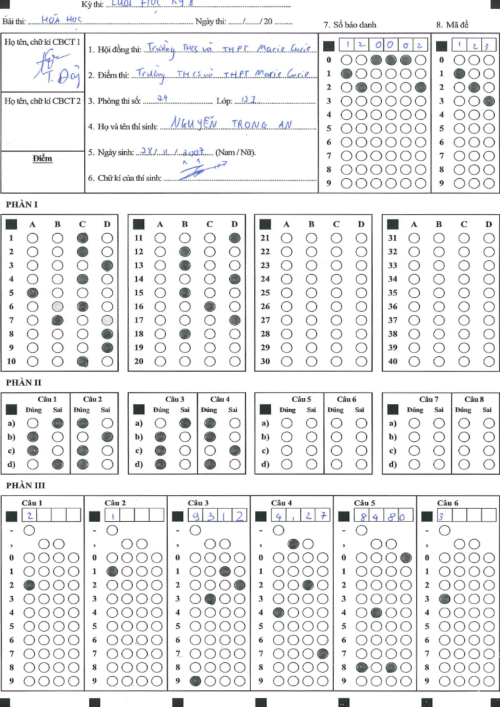
#> input picture python/test.jpg, 1000 x 1414 px (shown at 1/2 size)
$ python -i partThree.py   (imports and definitions only)
#> lines starting #> are read from the running program, lines starting #| are printed output that depends on the picture
import cv2
import numpy as np

def find_darkest_circle_per_column(roi_gray, rows=12, cols=4, binary_thresh=150, threshold_diff=10.0, mean_val_thresh=200):
    """
    Tìm các hàng có hình tròn tô đậm nhất trong mỗi cột.
    Cho phép ghi nhận nhiều ô nếu mức độ đậm gần nhau.
    """
    h, w = roi_gray.shape
    cell_h = h // rows
    cell_w = w // cols

    row_to_letter = ['-', ',', '0', '1', '2', '3', '4', '5', '6', '7', '8', '9']
    result = []
    debug_circles = []

    for col in range(cols):
        candidates = []
        for row in range(rows):
            x1 = col * cell_w
            x2 = (col + 1) * cell_w
            y1 = row * cell_h
            y2 = (row + 1) * cell_h

            cell = roi_gray[y1:y2, x1:x2]
            cell_blur = cv2.GaussianBlur(cell, (3, 3), 0)
            ret, cell_thresh = cv2.threshold(cell_blur, binary_thresh, 255, cv2.THRESH_BINARY_INV)

            circles = cv2.HoughCircles(cell_thresh, cv2.HOUGH_GRADIENT, dp=1.2,
                                       minDist=cell_h // 2,
                                       param1=30, param2=8,
                                       minRadius=5, maxRadius=cell_h // 2)
            if circles is not None and len(circles[0]) > 0:
                c = np.round(circles[0, 0]).astype("int")
                x, y, r = c
                mask = np.zeros_like(cell)
                cv2.circle(mask, (x, y), r, 255, -1)
                mean_val = cv2.mean(cell, mask=mask)[0]
                if mean_val < mean_val_thresh:
                    candidates.append((row, mean_val, (x + x1, y + y1, r)))

        if not candidates:
            result.append([])
        else:
            candidates.sort(key=lambda x: x[1])
            best_val = candidates[0][1]
            answer_list = []

            for row_idx, mean_val, (cx, cy, r) in candidates:
                if mean_val - best_val <= threshold_diff:
                    answer_list.append(row_to_letter[row_idx])
                    debug_circles.append((row_idx, col, cx, cy, r))
                else:
                    break
            result.append(answer_list)

    return result, debug_circles


def draw_debug_circles_on_roi(roi_color, debug_circles):
    """
    Vẽ các hình tròn đã được chọn lên ảnh ROI để debug.
    """
    debug_img = roi_color.copy()
    row_to_letter = ['-', ',', '0', '1', '2', '3', '4', '5', '6', '7', '8', '9']

    for row, col, x, y, r in debug_circles:
        cv2.circle(debug_img, (x, y), r, (0, 0, 255), 2)
        text = row_to_letter[row] if 0 <= row < len(row_to_letter) else '?'
        cv2.putText(debug_img, text, (x - 10, y + 5),
                    cv2.FONT_HERSHEY_SIMPLEX, 0.8, (0, 255, 0), 2)
    return debug_img


def process_matrix_image(img, roi, debug = False):
    if img is None:
        print(f"Không thể đọc ảnh từ: {image_path}")
        return [], None

    x_min, y_min, x_max, y_max = roi
    roi_color = img[y_min:y_max, x_min:x_max]
    roi_gray = cv2.cvtColor(roi_color, cv2.COLOR_BGR2GRAY)

    digits, debug_circles = find_darkest_circle_per_column(roi_gray)
    if(debug):
        debug_img = draw_debug_circles_on_roi(roi_color, debug_circles)

        return digits, debug_img
    return digits
def processPartThree(img):
    mapDigist = []
    listRois = [
         [37 , 1046, 161 , 1375],
        [206 , 1046, 330 , 1375],
        [374 , 1046, 497 , 1375],
        [535 , 1046, 660 , 1375],
        [700 , 1046, 830 , 1375],
        [868 , 1046, 996 , 1375],
    ]

    for rois in listRois:
        digits = process_matrix_image(img, rois)
        mapDigist.append(digits)
    return mapDigist

# [24 lines not run here, left out]

>>> import cv2
>>> picture = cv2.imread('test.jpg')
#> picture is the input picture: shape (1414, 1000, 3); mean B, G, R 234.4, 234.1, 233.9
>>> result = processPartThree(picture)
#> the loop in processPartThree, `for rois in listRois:` made 6 passes
#> digits on passes 1, 2, 6: [['2'], [], [], []], [['1'], [], [], []], [['3'], [], [], []]
#> digits on passes 3 to 5: [['9'], ['3'], ['1'], ['2']], [['4'], [','], ['2'], ['7']], [['8'], ['4'], ['8'], ['0']]
#> pass 1, in process_matrix_image, `roi_color = img[y_min:y_max, x_min:x_max]`:
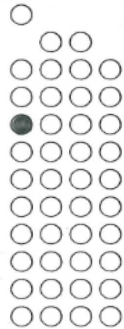
#> roi_color: shape (329, 124, 3); mean B, G, R 234, 234, 233.9
#> pass 2, in process_matrix_image (call 2), `roi_color = img[y_min:y_max, x_min:x_max]`:
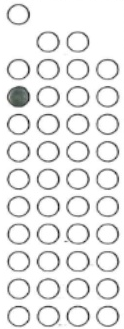
#> roi_color: shape (329, 124, 3); mean B, G, R 233.8, 233.8, 233.7
#> after the loop in processPartThree, `for rois in listRois:`: mapDigist = [[['2'], [], [], []], [['1'], [], [], []], [['9'], ['3'], ['1'], ['2']], [['4'], [','], ['2'], ['7']], [['8'], ['4'], ['8'], ['0']], [['3'], [], [], []]]
#> result has the same summary as mapDigist in processPartThree
